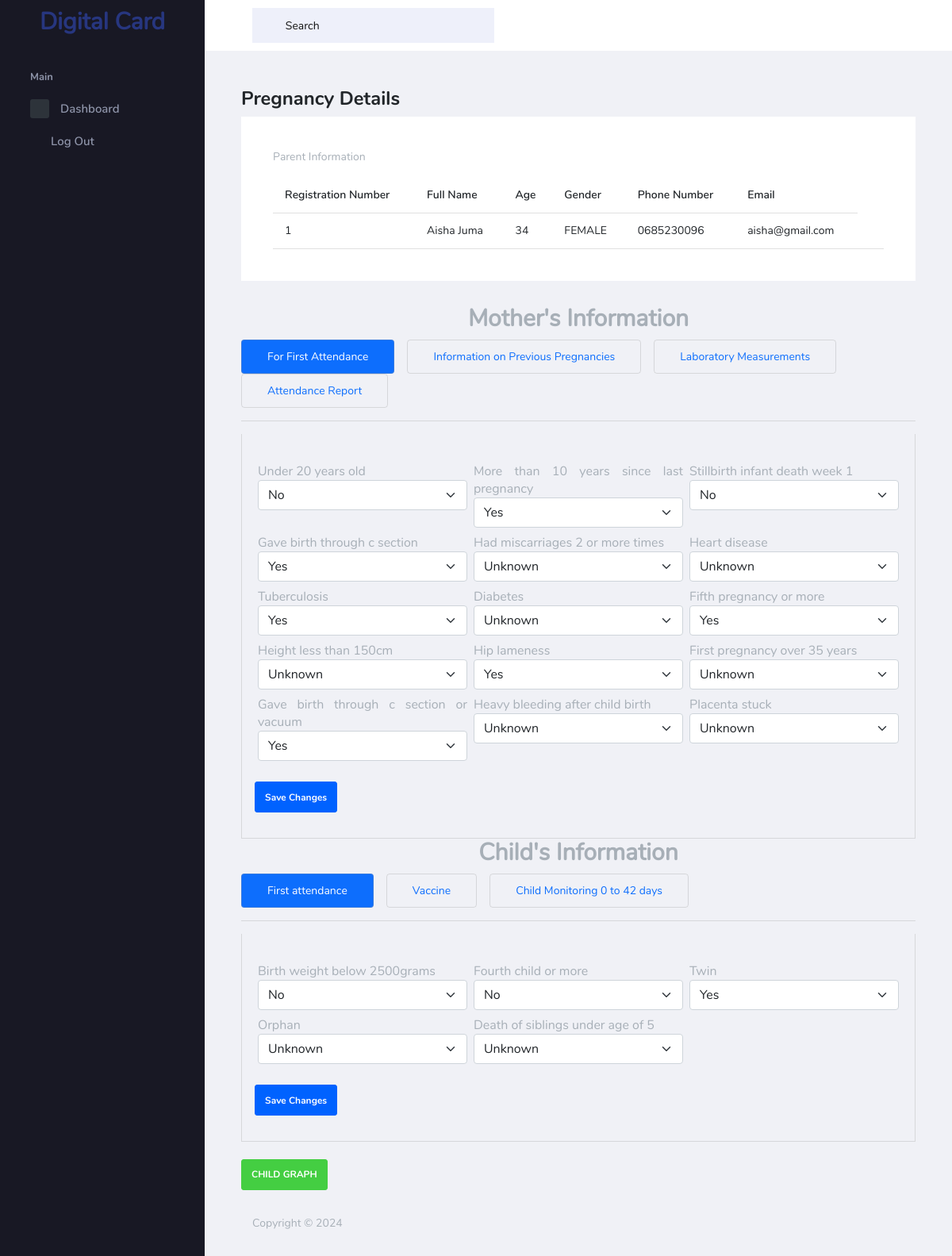
/patient/pregnance/1/, run on the app's committed database.
### main/models.py (models this page shows)
class Pregnancy(models.Model):
    patient = models.ForeignKey(Patient, on_delete=models.CASCADE)
    child_number = models.CharField(max_length=15)
    gender = models.CharField(max_length=10, choices=gender_choices, default='MALE')
    date_of_birth = models.DateTimeField( default='2024-01-01' )
    birth_weight = models.CharField(max_length=15)
    birth_place = models.CharField(max_length=200, choices=(("Hospital", "Hospital"), ("Home", "Home"), ("Others", "Others")),  null=True, blank=True)
    baby_name = models.CharField(max_length=200, blank=True, null=True)
    father_name = models.CharField(max_length=200, blank=True, null=True)
    residence =  models.CharField(max_length=200, blank=True, null=True)
    pregnancy_number = models.IntegerField(default=1)
    created_at = models.DateTimeField(auto_now_add=True)
    updated_at = models.DateTimeField(auto_now=True)

class Patient(models.Model):
    user = models.OneToOneField(User, null=True, blank=True, on_delete=models.CASCADE)
    registration_number = models.CharField(max_length=15)
    full_name = models.CharField(max_length=50)
    age = models.IntegerField()
    gender = models.CharField(max_length=10, choices=gender_choices)
    address = models.CharField(max_length=100)
    phone_number = models.CharField(max_length=15)
    email = models.EmailField()
    password = models.CharField(max_length=50)
    image = models.ImageField(upload_to='media', null=True, blank=True)
    husband_name = models.CharField(max_length=200, blank=True, null=True)
    height = models.CharField(max_length=110, null=True, choices=height_choices)
    occupation = models.CharField(max_length=200, blank=True, null=True)
    village_or_street = models.CharField(max_length=200, blank=True, null=True)
    chairperson_name = models.CharField(max_length=200, blank=True, null=True)
    ward_district = models.CharField(max_length=200, blank=True, null=True)
    education = models.CharField(max_length=200, blank=True, null=True)
    created_at = models.DateTimeField(auto_now_add=True)
    updated_at = models.DateTimeField(auto_now=True)
    def __str__(self):
        return self.full_name

class FirstTimePatientInfo(models.Model):
    pregnancy = models.ForeignKey(Pregnancy, on_delete=models.CASCADE, null=True )
    under_20_years_old = models.BooleanField(null=True, blank=True)
    more_than_10_years_since_last_pregnancy = models.BooleanField(null=True, blank=True)
    stillbirth_infant_death_week_1 = models.BooleanField(null=True, blank=True)
    gave_birth_through_c_section = models.BooleanField(null=True, blank=True)
    had_miscarriages_2_or_more_times = models.BooleanField(null=True, blank=True)
    heart_disease = models.BooleanField(null=True, blank=True)
    tuberculosis = models.BooleanField(null=True, blank=True)
    diabetes = models.BooleanField(null=True, blank=True)
    fifth_pregnancy_or_more = models.BooleanField(null=True, blank=True)
    height_less_than_150cm = models.BooleanField(null=True, blank=True)
    hip_lameness = models.BooleanField(null=True, blank=True)
    first_pregnancy_over_35_years = models.BooleanField(null=True, blank=True)
    gave_birth_through_c_section_or_vacuum = models.BooleanField(null=True, blank=True)
    heavy_bleeding_after_child_birth = models.BooleanField(null=True, blank=True)
    placenta_stuck = models.BooleanField(null=True, blank=True)
    created_at = models.DateTimeField(auto_now_add=True)
    updated_at = models.DateTimeField(auto_now=True)

class ChildFirstAttendence(models.Model):
    pregnancy = models.ForeignKey(Pregnancy, on_delete=models.CASCADE, default=None, null=True)
    birth_weight_below_2500grams  = models.BooleanField(null=True, blank=True)
    fourth_child_or_more = models.BooleanField(null=True, blank=True)
    twin = models.BooleanField(null=True, blank=True)
    orphan = models.BooleanField(null=True, blank=True)
    death_of_siblings_under_age_of_5 = models.BooleanField(null=True, blank=True)

### main/views.py (the view, shortened to what this page needs)
# urls.py: path('patient/pregnance/<str:id>/', views.pregnance, name='pregnance'),
def pregnance(request, id):
    pregnancey = get_object_or_404(Pregnancy, id=id)
    first_time_patient_instance, _ = FirstTimePatientInfo.objects.get_or_create(pregnancy=pregnancey)
    first_pregnance_form = FirstTimePatientInfoForm(instance=first_time_patient_instance)
    previous_pregnancies_instance, _ = PreviousPregnancyInfo.objects.get_or_create(pregnancy=pregnancey)
    previous_pregnancies_form = PreviousPregnancyInfoForm(instance=previous_pregnancies_instance)
    labaratory_instance, _ = LaboratoryMeasurement.objects.get_or_create(pregnancy=pregnancey)
    labaratory_info_form = LaboratoryMeasurementForm(instance=labaratory_instance)
    attendance_instance, _ = AttendanceReport.objects.get_or_create(pregnancy=pregnancey)
    attendance_report_form = AttendanceReportForm(instance=attendance_instance)
    first_attendance_instance, _ = ChildFirstAttendence.objects.get_or_create(pregnancy=pregnancey)
    first_attendance_form = ChildFirstAttendenceForm(instance=first_attendance_instance)
    vaccine_instance, _ = ChildVaccineInfo.objects.get_or_create(pregnancy=pregnancey)
    vaccine_form = ChildVaccineInfoForm(instance=vaccine_instance)
    attendance_instance, _ = ChildMonitoringAttendance.objects.get_or_create(pregnancy=pregnancey)
    attendance_monitor_form = ChildMonitoringAttendanceForm(instance=attendance_instance)
    context = {
        'pregnancey': pregnancey,
        'first_pregnance_form': first_pregnance_form,
        'previous_pregnancies_form': previous_pregnancies_form,
        'labaratory_info_form': labaratory_info_form,
        'attendance_report_form': attendance_report_form,
        'first_attendance_form': first_attendance_form,
        'vaccine_form': vaccine_form,
        'attendance_monitor_form': attendance_monitor_form
    }
    return render(request, 'pregnance.html', context)

### main/forms.py
class FirstTimePatientInfoForm(BootstrapFormMixin, forms.ModelForm):
    class Meta:
        model = FirstTimePatientInfo
        exclude = ['pregnancy']

class PreviousPregnancyInfoForm(BootstrapFormMixin, forms.ModelForm):
    class Meta:
        model = PreviousPregnancyInfo
        exclude = ['pregnancy']

### main/models.py (called while the page is built)
    def __str__(self):
        return self.name

### templates/pregnance.html (shortened to what this page needs)
{% extends "snippets/base.html" %}
{% block content %}
{% include "snippets/navbar.html" %}
<div class="container-fluid page-body-wrapper">
  {% include "snippets/sidebar.html" %}
  <div class="main-panel">
    <div class="content-wrapper">
      <div class="d-xl-flex justify-content-between align-items-start">
        <h2 class="text-dark font-weight-bold mb-2">Pregnancy Details</h2>
      </div>
      <div class="row">
        <div class="col-md-12">
          <div class="col-lg-12 grid-margin stretch-card">
            <div class="card">
              <div class="card-body">
                <p>Parent Information</p>
                <div class="table-responsive">
                  <table class="table table-hover">
                    <thead>
                      <tr>
                        <th>Registration Number</th>
                        <th>Full Name</th>
                        <th>Age</th>
                        <th>Gender</th>
                        <th>Phone Number</th>
                        <th>Email</th>
                      </tr>
                    </thead>
                    <tbody>
                      <tr>
                        <td>{{ pregnancey.patient.registration_number }}</td>
                        <td>{{ pregnancey.patient.full_name }}</td>
                        <td>{{ pregnancey.patient.age }}</td>
                        <td>{{ pregnancey.patient.get_gender_display }}</td>
                        <td>{{ pregnancey.patient.phone_number }}</td>
                        <td>{{ pregnancey.patient.email }}</td>
                        <td>
                        </td>
                      </tr>
                    </tbody>
                  </table>
                </div>
              </div>
            </div>
          </div>
        </div>
      </div>
      <h1 class="text-center" >Mother's Information</h1>
      <ul class="nav nav-pills mb-3" id="pills-tab" role="tablist">
        <li class="nav-item" role="presentation">
          <button class="nav-link active" id="pills-home-tab" data-bs-toggle="pill" data-bs-target="#pills-home" type="button" role="tab" aria-controls="pills-home" aria-selected="true">For First Attendance</button>
        </li>
        <li class="nav-item" role="presentation">
          <button class="nav-link" id="pills-profile-tab" data-bs-toggle="pill" data-bs-target="#pills-profile" type="button" role="tab" aria-controls="pills-profile" aria-selected="false">Information on Previous Pregnancies</button>
        </li>
        <li class="nav-item" role="presentation">
          <button class="nav-link" id="pills-contact-tab" data-bs-toggle="pill" data-bs-target="#pills-contact" type="button" role="tab" aria-controls="pills-contact" aria-selected="false">Laboratory Measurements</button>
        </li>
        <li class="nav-item" role="presentation">
          <button class="nav-link" id="pills-about-tab" data-bs-toggle="pill" data-bs-target="#pills-about" type="button" role="tab" aria-controls="pills-about" aria-selected="false">Attendance Report  </button>
        </li>
      </ul>
      <div class="tab-content" id="pills-tabContent1">
        <div class="tab-pane fade show active" id="pills-home" role="tabpanel" aria-labelledby="pills-home-tab">
            <form action="" method="post">
                <div class="d-flex flex-wrap">
                    {% for field in first_pregnance_form %}
                    <div class="col-md-4">
                        <div class="form-group m-1">
                           {{ field.label }}
                           {{ field }}
                        </div>
                    </div>
                    {% endfor %}
                </div>
                <br>
                {% if not request.user.patient %}
                <button type="submit" name="first_pregnancy_form_save" class="btn btn-primary">
                    Save Changes
                </button>
                {% endif %}
            </form>
        </div>
      </div>
 <h1 class="text-center" >Child's Information</h1>
      <ul class="nav nav-pills mb-3" id="pills-tabs" role="tablist">
        <li class="nav-item" role="presentation">
          <button class="nav-link active " id="pills-1-tab" data-bs-toggle="pill" data-bs-target="#pills-1" type="button" role="tab" aria-controls="pills-1" aria-selected="true">First attendance</button>
        </li>
        <li class="nav-item" role="presentation">
          <button class="nav-link" id="pills-2-tab" data-bs-toggle="pill" data-bs-target="#pills-2" type="button" role="tab" aria-controls="pills-2" aria-selected="false">Vaccine</button>
        </li>
        <li class="nav-item" role="presentation">
          <button class="nav-link" id="pills-3-tab" data-bs-toggle="pill" data-bs-target="#pills-3" type="button" role="tab" aria-controls="pills-3" aria-selected="false">Child Monitoring 0 to 42 days</button>
        </li>
      </ul>
      <div class="tab-content" id="pills-tabContent">
        <div class="tab-pane fade show active" id="pills-1" role="tabpanel" aria-labelledby="pills-1-tab">
            <form action="" method="post">
                <div class="d-flex flex-wrap">
                    {% for field in first_attendance_form %}
                    <div class="col-md-4">
                        <div class="form-group m-1">
                           {{ field.label }}
                           {{ field }}
                        </div>
                    </div>
                    {% endfor %}
                </div>
                <br>
                {% if not request.user.patient %}
                <button type="submit" name="first_attendance_form_save" class="btn btn-primary">
                    Save Changes
                </button>
                {% endif %}
            </form>
        </div>
      </div>
      <br>
      <button class="btn btn btn-success"><a class="text-white text-decoration-none" href="{% url 'child-data' 1 %}">CHILD GRAPH</a></button>
    </div>
    {% include "snippets/footer.html" %}
  </div>
</div>
{% endblock content %}

### data on the page
Pregnancy: patient.registration_number "1", patient.full_name "Aisha Juma", patient.age "34", patient.gender "FEMALE", patient.phone_number "0685230096", patient.email "aisha@gmail.com"
FirstTimePatientInfo: first_pregnance_form "No" "Yes" "No" "Yes" "Unknown" "Unknown" "Yes" "Unknown" "Yes" "Unknown" "Yes" "Unknown" "Yes" "Unknown" "Unknown"
ChildFirstAttendence: first_attendance_form "No" "No" "Yes" "Unknown" "Unknown"

### other printed values
{{ field.label }} "Under 20 years old" "More than 10 years since last pregnancy" "Stillbirth infant death week 1" "Gave birth through c section" "Had miscarriages 2 or more times" "Heart disease" "Tuberculosis" "Diabetes" "Fifth pregnancy or more" "Height less than 150cm" "Hip lameness" "First pregnancy over 35 years" "Gave birth through c section or vacuum" "Heavy bleeding after child birth" "Placenta stuck"
{{ field.label }} "Birth weight below 2500grams" "Fourth child or more" "Twin" "Orphan" "Death of siblings under age of 5"
